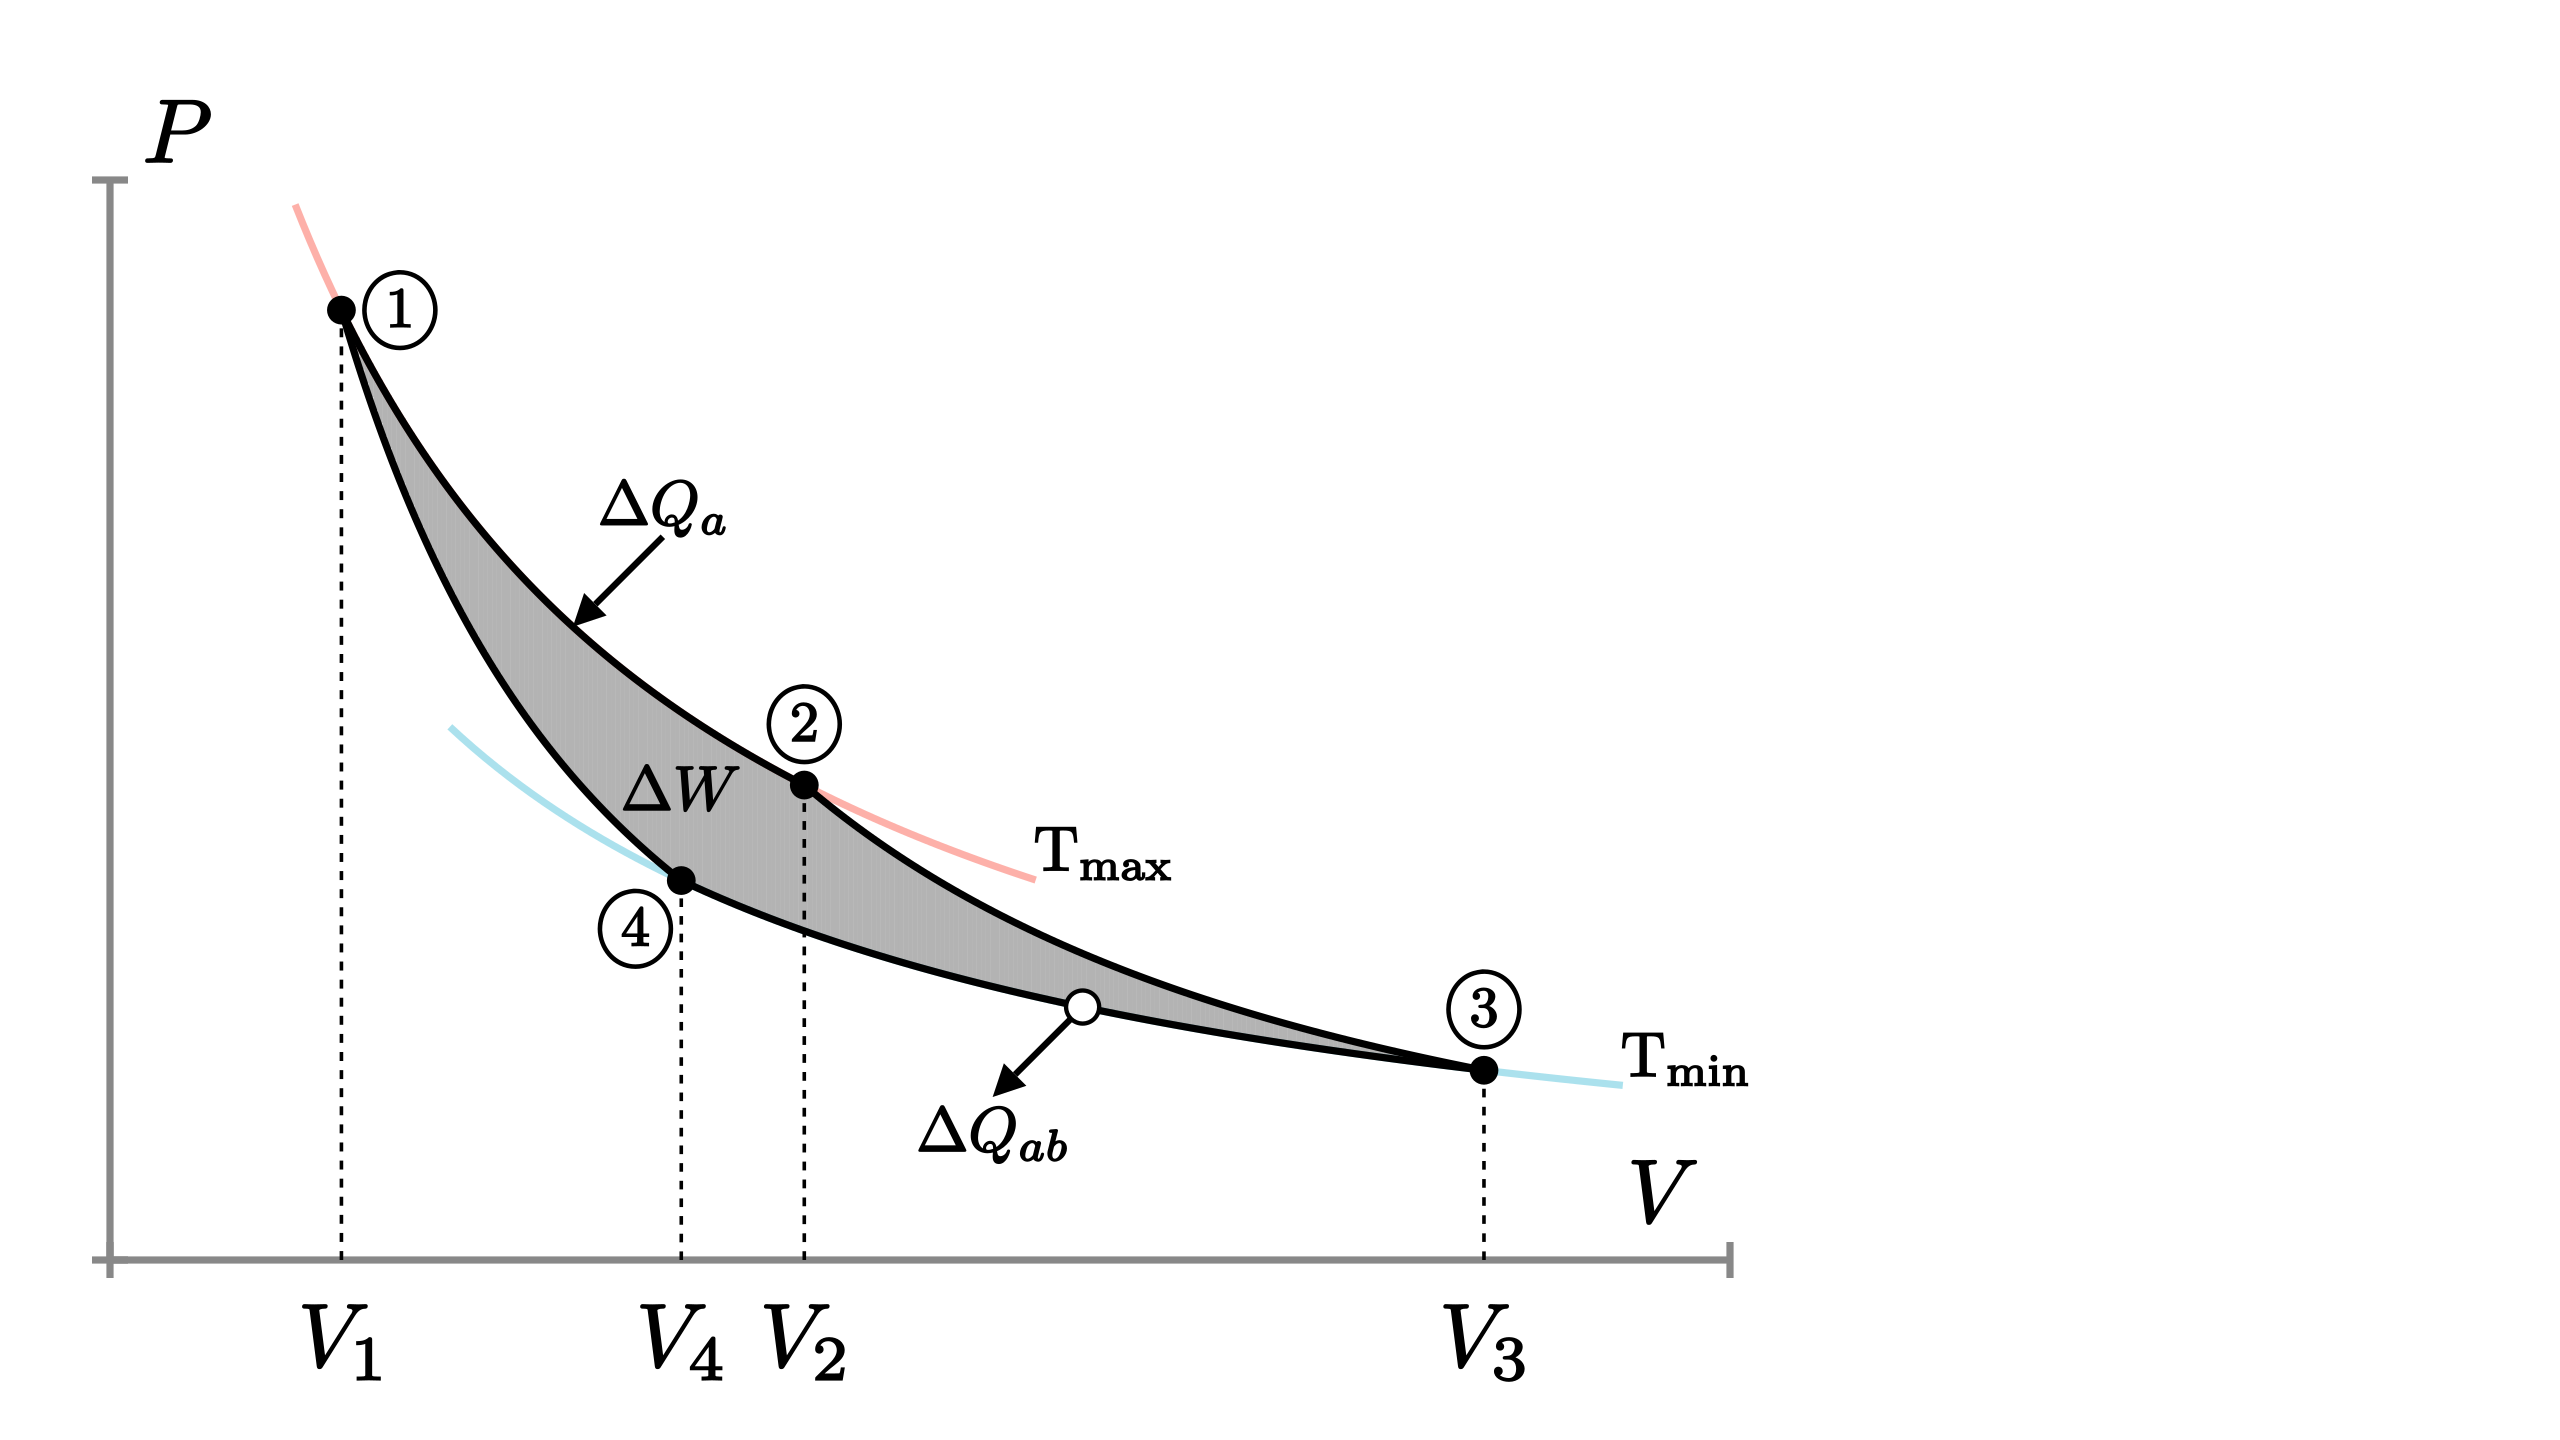

Write Python code to recreate this figure.
from manim import *


class CarnotProcess(GraphScene):
    CONFIG = {

        "x_min": 0.5,
        "x_max": 4,
        "x_axis_width": 9,
        "x_axis_label": "$V$",
        "x_tick_frequency": 3.5,

        "y_min": 0,
        "y_max": 40,
        "y_tick_frequency": 1,
        "y_axis_label": "$P$",  # note: to make this black as well, change the default color of TextMobject (in the sourcecode)

        "graph_origin": 3 * DOWN + 6.5 * LEFT,
        "function_color": RED,
        "axes_color": GREY,

        "x_label_direction": RIGHT,
        "y_label_direction": LEFT,
    }

    def construct(self):

        R = 8.314
        self.setup_axes(animate=False)
        self.x_axis_label_mob.shift(0.5 * LEFT * abs(self.y_axis[0].points[0] - self.x_axis[0].points[0]))
        self.x_axis.shift(LEFT * abs(self.y_axis[0].points[0] - self.x_axis[0].points[0]))
        import matplotlib.pyplot as plt
        from scipy.constants import zero_Celsius
        plt.rcParams['figure.dpi'] = 150

        Tmax = zero_Celsius + 150
        Tmin = zero_Celsius + 20
        R = 8.314
        kappa = 5 / 3
        V1 = 1
        V2 = 2

        p1 = R * Tmax / V1
        p2 = p1 * V1 / V2

        V3 = (Tmax / Tmin * V2 ** (kappa - 1)) ** (1 / (kappa - 1))
        p3 = p2 * V2 ** kappa / V3 ** kappa

        V4 = (Tmax / Tmin * V1 ** (kappa - 1)) ** (1 / (kappa - 1))
        p4 = p3 * V3 / V4

        def p_isotherm(V, T):
            return (R * T) / V

        def p_adiabatisch(V, p_start, v_start):
            return (p_start * v_start ** kappa) / V ** kappa

        isotherm12_graph = self.get_graph(lambda x: p_isotherm(x, Tmax) * 0.01, x_min=V1, x_max=V2, color=BLACK)
        adiabatisch23_graph = self.get_graph(lambda x: p_adiabatisch(x, p2, V2) * 0.01, x_min=V2, x_max=V3, color=BLACK)
        isotherm34_graph = self.get_graph(lambda x: p_isotherm(x, Tmin) * 0.01, x_min=V3, x_max=V4, color=BLACK)
        adiabatisch41_graph = self.get_graph(lambda x: p_adiabatisch(x, p4, V4) * 0.01, x_min=V4, x_max=V1, color=BLACK)

        isotherm12_graph_over = self.get_graph(lambda x: p_isotherm(x, Tmax) * 0.01, x_min=V1 - 0.1, x_max=V2 + 0.5,
                                               color=RED, stroke_opacity=0.5)
        isotherm12_graph_over_Text = TexMobject(r" \text{T}_{\text{max}}").scale(0.7).next_to(isotherm12_graph_over,
                                                                                              RIGHT, aligned_edge=DOWN,
                                                                                              buff=0).set_color(BLACK)
        self.add(isotherm12_graph_over, isotherm12_graph_over_Text)

        isotherm34_graph_over = self.get_graph(lambda x: p_isotherm(x, Tmin) * 0.01, x_min=V3 + 0.3, x_max=V4 - 0.5,
                                               color=BLUE, stroke_opacity=0.5)
        isotherm34_graph_over_Text = TexMobject(r"\text{T}_{\text{min}}").scale(0.7).next_to(isotherm34_graph_over,
                                                                                             RIGHT, aligned_edge=DOWN,
                                                                                             buff=0).set_color(BLACK)
        self.add(isotherm34_graph_over, isotherm34_graph_over_Text)

        upper_graph = self.get_graph(
            lambda x: p_isotherm(x, Tmax) * 0.01 if x < V2 else p_adiabatisch(x, p2, V2) * 0.01)
        lower_graph = self.get_graph(
            lambda x: p_adiabatisch(x, p4, V4) * 0.01 if x < V4 else p_isotherm(x, Tmin) * 0.01)
        area_in_bewtween = self.get_area(upper_graph, V1, V3, bounded=lower_graph, dx_scaling=0.2)
        self.add(area_in_bewtween)
        upper_graph.get_function()

        def work_out(x):
            return p_isotherm(x, Tmax) if x < V2 else p_adiabatisch(x, p2, V2)

        def work_in(x):
            return p_adiabatisch(x, p4, V4) if x < V4 else p_isotherm(x, Tmin)

        from scipy.integrate import quad

        oben = quad(work_out, V1, V3)[0]
        print(f"Arbeit raus {oben=:.2f}")
        unten = quad(work_in, V3, V1)[0]
        print(f"Arbeit rein {unten=:.2f}")

        self.add(isotherm12_graph, adiabatisch23_graph, isotherm34_graph, adiabatisch41_graph)
        self.wait(0.1)

        def get_y_value(input_tracker, graph):
            return graph.underlying_function(get_x_value(input_tracker))

        def get_graph_point(input_tracker, graph):
            return self.coords_to_point(get_x_value(input_tracker), get_y_value(input_tracker, graph))

        def get_x_value(input_tracker):
            return input_tracker.get_value()

        def get_x_point(input_tracker):
            return self.coords_to_point(get_x_value(input_tracker), 0)

        def get_v_line(input_tracker, graph):
            return DashedLine(get_x_point(input_tracker), get_graph_point(input_tracker, graph),
                              stroke_width=2).set_color(BLACK)

        input_tracker_p1 = ValueTracker(V1)
        v_line_p1 = get_v_line(input_tracker_p1, isotherm12_graph)
        graph_dot_p1 = Dot(color=BLACK)
        graph_dot_p1.move_to(get_graph_point(input_tracker_p1, isotherm12_graph))
        x_label_p1 = TexMobject("{ V }_{ 1 }").set_color(BLACK)
        x_label_p1.next_to(v_line_p1, DOWN)
        self.add(v_line_p1, graph_dot_p1, x_label_p1)
        num1 = TexMobject(r"{\large \textcircled{\small 1}} ").set_color(BLACK).scale(0.7)
        num1.next_to(graph_dot_p1, RIGHT, buff=0.4 * SMALL_BUFF)
        self.add(v_line_p1, graph_dot_p1, x_label_p1, num1)

        input_tracker_p1 = ValueTracker(V2)
        v_line_p1 = get_v_line(input_tracker_p1, adiabatisch23_graph)
        graph_dot_p1 = Dot(color=BLACK)
        graph_dot_p1.move_to(get_graph_point(input_tracker_p1, adiabatisch23_graph))
        x_label_p1 = TexMobject("{ V }_{ 2 }").set_color(BLACK)
        x_label_p1.next_to(v_line_p1, DOWN)
        num1 = TexMobject(r"{\large \textcircled{\small 2}} ").set_color(BLACK).scale(0.7)
        num1.next_to(graph_dot_p1, UP, buff=0.4 * SMALL_BUFF)
        self.add(v_line_p1, graph_dot_p1, x_label_p1, num1)

        input_tracker_p1 = ValueTracker(V3)
        v_line_p1 = get_v_line(input_tracker_p1, isotherm34_graph)
        graph_dot_p1 = Dot(color=BLACK)
        graph_dot_p1.move_to(get_graph_point(input_tracker_p1, isotherm34_graph))
        x_label_p1 = TexMobject("{ V }_{ 3 }").set_color(BLACK)
        x_label_p1.next_to(v_line_p1, DOWN)
        self.add(v_line_p1, graph_dot_p1, x_label_p1)
        num1 = TexMobject(r"{\large \textcircled{\small 3}} ").set_color(BLACK).scale(0.7)
        num1.next_to(graph_dot_p1, UP, buff=0.4 * SMALL_BUFF)
        self.add(v_line_p1, graph_dot_p1, x_label_p1, num1)

        input_tracker_p1 = ValueTracker(V4)
        v_line_p1 = get_v_line(input_tracker_p1, adiabatisch41_graph)
        graph_dot_p1 = Dot(color=BLACK)
        graph_dot_p1.move_to(get_graph_point(input_tracker_p1, adiabatisch41_graph))
        x_label_p1 = TexMobject("{ V }_{ 4 }").set_color(BLACK)
        x_label_p1.next_to(v_line_p1, DOWN)
        num1 = TexMobject(r"{\large \textcircled{\small 4}} ").set_color(BLACK).scale(0.7)
        num1.next_to(graph_dot_p1, DOWN + LEFT, buff=-0.3 * SMALL_BUFF)
        self.add(v_line_p1, graph_dot_p1, x_label_p1, num1)

        # annotation:
        ddd = TexMobject(r"\Delta W").next_to(graph_dot_p1, UP).scale(0.7).set_color(BLACK)
        self.add(ddd)
        input_tracker_Q = ValueTracker(V1 + (V2 - V1) / 2)
        graph_dot_p1 = Dot(color=BLACK)
        graph_dot_p1.move_to(get_graph_point(input_tracker_Q, isotherm12_graph))
        # self.add(graph_dot_p1)
        aa = Arrow(graph_dot_p1.get_center() + UR * 0.5, graph_dot_p1.get_center(), buff=0).set_color(BLACK)
        self.add(aa)
        ddd = TexMobject(r"\Delta Q_a").scale(0.7).set_color(BLACK)
        self.add(ddd.next_to(graph_dot_p1.get_center() + UR * 0.5, UP, buff=0))

        input_tracker_Q2 = ValueTracker(V3 + (V4 - V3) / 2)
        graph_dot_p1 = Dot(color=BLACK)
        graph_dot_p1.move_to(get_graph_point(input_tracker_Q2, isotherm34_graph))
        # self.add(graph_dot_p1)
        aa = Arrow(graph_dot_p1.get_center(), graph_dot_p1.get_center() + DL * 0.5, buff=0).set_color(BLACK)
        self.add(aa)
        ddd = TexMobject(r"\Delta Q_{ab}").scale(0.7).set_color(BLACK)
        self.add(ddd.next_to(graph_dot_p1.get_center() + DL * 0.5, DOWN, buff=0.05))

        sourunding_dot = Dot().scale(1.3).set_fill(color=BLACK).set_z_index(-1)
        innerdot = Dot().set_color(WHITE).scale(1)
        moving_dot = VGroup(sourunding_dot, innerdot)
        moving_dot.move_to(graph_dot_p1.get_center())
        self.add(moving_dot)


from pathlib import Path

if __name__ == "__main__":
    script = f"{Path(__file__).resolve()}"
    os.system(f"manim  -l --custom_folders -s -p -c 'WHITE' --config_file 'my_config.cfg' " + script)
